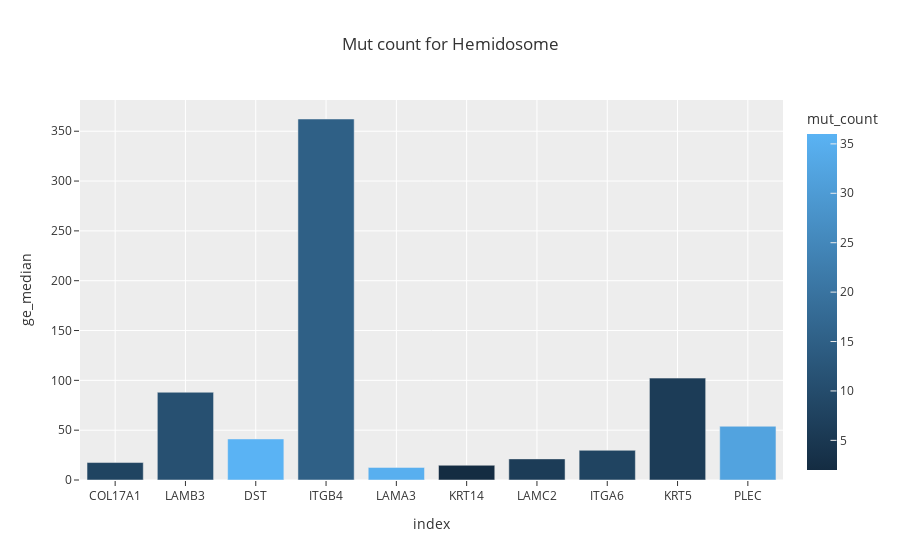
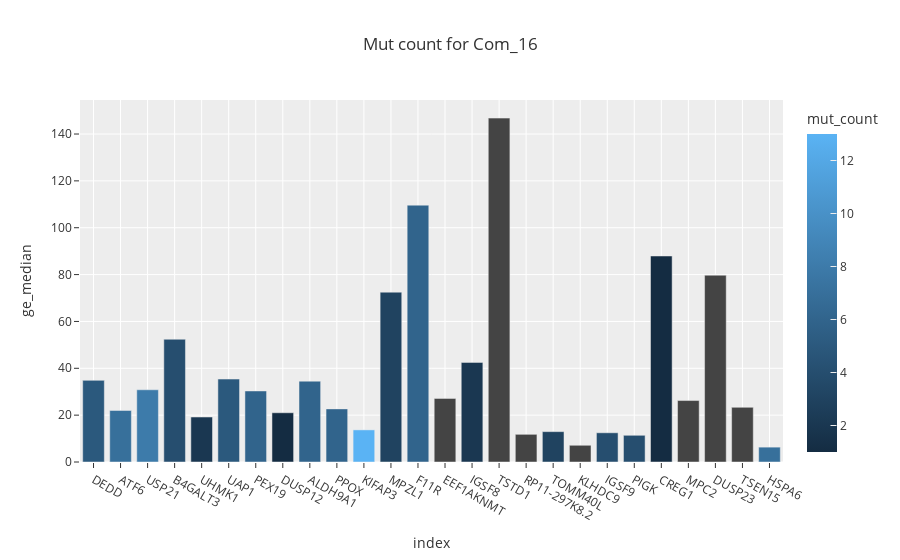

Here is the notebook cell these charts were saved with, in order:
### Code cell
tpm_df = tum.exps["standard_4K_10TF"].tpm_df

for key, val in pathways.items():
    dmy_df = pd.DataFrame(index=val)
    dmy_df["mut_count"] = tcga_mutations_df.loc[tcga_mutations_df.index.isin(val)]["count"]
    dmy_df["ge_median"] = tpm_df.loc[tpm_df.index.isin(val)].median(axis=1)
    fig = px.bar(dmy_df, x=dmy_df.index, y="ge_median", color="mut_count", title="Mut count for {}".format(key))
    fig.show()

### Figure 1 — Plotly figure (JSON) as saved in the notebook; plotly's stock layout.template omitted (floating-point values rounded to 4 significant figures)
{"data": [{"alignmentgroup": "True", "hovertemplate": "index=%{x}<br>ge_median=%{y}<br>mut_count=%{marker.color}<extra></extra>", "legendgroup": "", "marker": {"color": [8, 11, 36, 15, 35, 2, 6, 8, 6, 32], "coloraxis": "coloraxis", "pattern": {"shape": ""}}, "name": "", "offsetgroup": "", "orientation": "v", "showlegend": false, "textposition": "auto", "type": "bar", "x": ["COL17A1", "LAMB3", "DST", "ITGB4", "LAMA3", "KRT14", "LAMC2", "ITGA6", "KRT5", "PLEC"], "xaxis": "x", "y": [17.5, 88.06, 41.19, 362.3, 12.63, 14.77, 21.18, 29.8, 102.3, 53.91], "yaxis": "y"}], "layout": {"barmode": "relative", "coloraxis": {"colorbar": {"title": {"text": "mut_count"}}, "colorscale": [[0, "rgb(20,44,66)"], [1, "rgb(90,179,244)"]]}, "legend": {"tracegroupgap": 0}, "title": {"text": "Mut count for Hemidosome"}, "xaxis": {"anchor": "y", "domain": [0, 1], "title": {"text": "index"}}, "yaxis": {"anchor": "x", "domain": [0, 1], "title": {"text": "ge_median"}}}}

### Figure 2 — Plotly figure (JSON) as saved in the notebook; plotly's stock layout.template omitted (floating-point values rounded to 4 significant figures)
{"data": [{"alignmentgroup": "True", "hovertemplate": "index=%{x}<br>ge_median=%{y}<br>mut_count=%{marker.color}<extra></extra>", "legendgroup": "", "marker": {"color": [5, 7, 8, 4, 2, 5, 6, 1, 6, 6, 13, 3, 6, null, 2, null, null, 3, null, 4, 4, 1, null, null, null, 7], "coloraxis": "coloraxis", "pattern": {"shape": ""}}, "name": "", "offsetgroup": "", "orientation": "v", "showlegend": false, "textposition": "auto", "type": "bar", "x": ["DEDD", "ATF6", "USP21", "B4GALT3", "UHMK1", "UAP1", "PEX19", "DUSP12", "ALDH9A1", "PPOX", "KIFAP3", "MPZL1", "F11R", "EEF1AKNMT", "IGSF8", "TSTD1", "RP11-297K8.2", "TOMM40L", "KLHDC9", "IGSF9", "PIGK", "CREG1", "MPC2", "DUSP23", "TSEN15", "HSPA6"], "xaxis": "x", "y": [34.85, 21.99, 30.83, 52.39, 19.2, 35.4, 30.32, 21.02, 34.51, 22.67, 13.71, 72.5, 109.6, 27.16, 42.52, 146.8, 11.82, 12.96, 7.138, 12.47, 11.4, 87.93, 26.23, 79.73, 23.34, 6.344], "yaxis": "y"}], "layout": {"barmode": "relative", "coloraxis": {"colorbar": {"title": {"text": "mut_count"}}, "colorscale": [[0, "rgb(20,44,66)"], [1, "rgb(90,179,244)"]]}, "legend": {"tracegroupgap": 0}, "title": {"text": "Mut count for Com_16"}, "xaxis": {"anchor": "y", "domain": [0, 1], "title": {"text": "index"}}, "yaxis": {"anchor": "x", "domain": [0, 1], "title": {"text": "ge_median"}}}}
